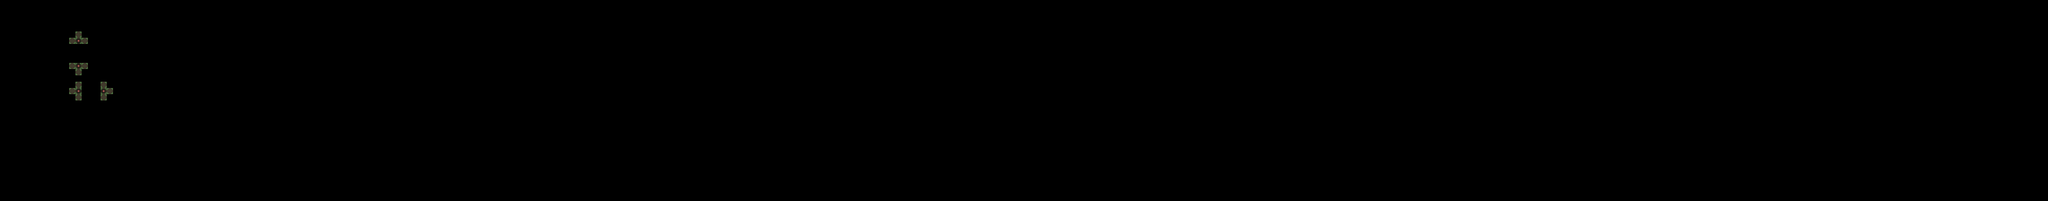

Below is a game level as drawn by its tile map, then a one-line description and the .tmx that defines it (tile-layer data replaced by summaries):
An orthogonal 326x32 tile map with 16x16 px tiles, 4 tile layers (input_dirt, output_dirt, regions_input, regions_output), 2 tilesets.

<map version="1.5" tiledversion="1.7.2" orientation="orthogonal" renderorder="right-down" width="326" height="32" tilewidth="16" tileheight="16" infinite="0" nextlayerid="10" nextobjectid="1">
 <tileset firstgid="1" name="Village5" tilewidth="16" tileheight="16" tilecount="704" columns="32">
  <image source="../../../assets/Tile/Village5.png" width="512" height="352" />
  <wangsets>
   <wangset name="Dirt2" type="mixed" tile="-1">
    <wangcolor name="" color="#ff0000" tile="-1" probability="1" />
    <wangtile tileid="200" wangid="0,0,1,1,1,0,0,0" />
    <wangtile tileid="202" wangid="0,0,1,1,1,1,1,0" />
    <wangtile tileid="203" wangid="0,0,0,0,1,1,1,0" />
    <wangtile tileid="232" wangid="1,1,0,0,0,0,0,0" />
    <wangtile tileid="234" wangid="1,1,0,0,0,0,0,1" />
    <wangtile tileid="235" wangid="1,0,0,0,0,0,0,1" />
    <wangtile tileid="264" wangid="1,1,1,1,1,0,0,0" />
    <wangtile tileid="266" wangid="1,1,1,1,1,1,1,1" />
    <wangtile tileid="267" wangid="1,0,0,0,1,1,1,1" />
    <wangtile tileid="296" wangid="1,1,1,0,0,0,0,0" />
    <wangtile tileid="298" wangid="1,1,1,0,0,0,1,1" />
    <wangtile tileid="299" wangid="1,0,0,0,0,0,1,1" />
   </wangset>
   <wangset name="Dirt3" type="mixed" tile="-1">
    <wangcolor name="" color="#ff0000" tile="-1" probability="1" />
    <wangcolor name="" color="#00ff00" tile="-1" probability="1" />
    <wangcolor name="" color="#0000ff" tile="-1" probability="1" />
    <wangtile tileid="200" wangid="0,0,3,3,3,0,0,0" />
    <wangtile tileid="201" wangid="0,0,3,3,3,3,3,0" />
    <wangtile tileid="203" wangid="0,0,0,0,3,3,3,0" />
    <wangtile tileid="232" wangid="3,3,1,1,1,0,0,0" />
    <wangtile tileid="233" wangid="3,3,1,1,1,1,1,3" />
    <wangtile tileid="235" wangid="3,0,0,0,1,1,1,3" />
    <wangtile tileid="264" wangid="1,1,2,2,2,0,0,0" />
    <wangtile tileid="265" wangid="1,1,2,2,2,2,2,1" />
    <wangtile tileid="267" wangid="1,0,0,0,2,2,2,1" />
    <wangtile tileid="296" wangid="2,2,2,0,0,0,0,0" />
    <wangtile tileid="297" wangid="2,2,2,0,0,0,2,2" />
    <wangtile tileid="299" wangid="2,0,0,0,0,0,2,2" />
   </wangset>
   <wangset name="Dirt4" type="mixed" tile="-1">
    <wangcolor name="" color="#ff0000" tile="-1" probability="1" />
    <wangtile tileid="205" wangid="0,0,1,1,1,0,0,0" />
    <wangtile tileid="206" wangid="0,0,1,1,1,1,1,0" />
    <wangtile tileid="207" wangid="0,0,1,1,1,1,1,0" />
    <wangtile tileid="208" wangid="0,0,0,0,1,1,1,0" />
    <wangtile tileid="237" wangid="1,1,1,1,1,0,0,0" />
    <wangtile tileid="238" wangid="1,1,1,1,1,1,1,1" />
    <wangtile tileid="239" wangid="1,1,1,1,1,1,1,1" />
    <wangtile tileid="240" wangid="1,0,0,0,1,1,1,1" />
    <wangtile tileid="269" wangid="1,1,1,1,1,0,0,0" />
    <wangtile tileid="270" wangid="1,1,1,1,1,1,1,1" />
    <wangtile tileid="271" wangid="1,1,1,1,1,1,1,1" />
    <wangtile tileid="272" wangid="1,0,0,0,1,1,1,1" />
    <wangtile tileid="296" wangid="1,1,1,0,0,0,0,0" />
    <wangtile tileid="297" wangid="1,1,1,0,0,0,1,1" />
    <wangtile tileid="298" wangid="1,1,1,0,0,0,1,1" />
    <wangtile tileid="299" wangid="1,0,0,0,0,0,1,1" />
   </wangset>
   <wangset name="dirttop" type="corner" tile="-1">
    <wangcolor name="" color="#ff0000" tile="-1" probability="1" />
    <wangcolor name="" color="#00ff00" tile="-1" probability="1" />
    <wangcolor name="" color="#0000ff" tile="-1" probability="1" />
    <wangtile tileid="205" wangid="0,0,1,1,1,0,0,0" />
    <wangtile tileid="206" wangid="0,0,1,1,1,1,1,0" />
    <wangtile tileid="207" wangid="0,0,1,1,1,1,1,0" />
    <wangtile tileid="208" wangid="0,0,0,0,1,1,1,0" />
    <wangtile tileid="237" wangid="1,0,1,1,1,0,0,0" />
    <wangtile tileid="238" wangid="1,0,1,1,1,1,1,0" />
    <wangtile tileid="239" wangid="1,1,1,1,1,1,1,1" />
    <wangtile tileid="240" wangid="1,0,0,0,1,1,1,1" />
    <wangtile tileid="269" wangid="1,1,1,0,0,0,0,0" />
    <wangtile tileid="270" wangid="1,1,1,0,0,0,1,1" />
    <wangtile tileid="271" wangid="1,1,1,0,0,0,1,1" />
    <wangtile tileid="272" wangid="1,0,0,0,0,0,1,1" />
   </wangset>
   <wangset name="Unnamed Set" type="corner" tile="238">
    <wangcolor name="" color="#ff0000" tile="-1" probability="1" />
    <wangtile tileid="205" wangid="0,0,0,1,0,0,0,0" />
    <wangtile tileid="206" wangid="0,0,0,1,0,1,0,0" />
    <wangtile tileid="207" wangid="0,0,0,1,0,1,0,0" />
    <wangtile tileid="208" wangid="0,0,0,0,0,1,0,0" />
    <wangtile tileid="237" wangid="0,1,0,0,0,0,0,0" />
    <wangtile tileid="238" wangid="0,1,0,0,0,0,0,1" />
    <wangtile tileid="239" wangid="0,1,0,0,0,0,0,1" />
    <wangtile tileid="240" wangid="0,0,0,0,0,0,0,1" />
   </wangset>
  </wangsets>
 </tileset>
 <tileset firstgid="705" source="../../../assets/Tile/Dirt1.tsx" />
 <layer id="2" name="input_dirt" width="326" height="32">
  <properties>
   <property name="StrictEmpty" type="bool" value="true" />
  </properties>
  <data>[10432 cells, 16 non-empty, 2 distinct tile ids]</data>
 </layer>
 <layer id="3" name="output_dirt" width="326" height="32">
  <data>[10432 cells, 4 non-empty, 4 distinct tile ids]</data>
 </layer>
 <layer id="4" name="regions_input" width="326" height="32">
  <data>[10432 cells, 16 non-empty, 1 distinct tile ids]</data>
 </layer>
 <layer id="1" name="regions_output" width="326" height="32">
  <data>[10432 cells, 4 non-empty, 1 distinct tile ids]</data>
 </layer>
</map>
